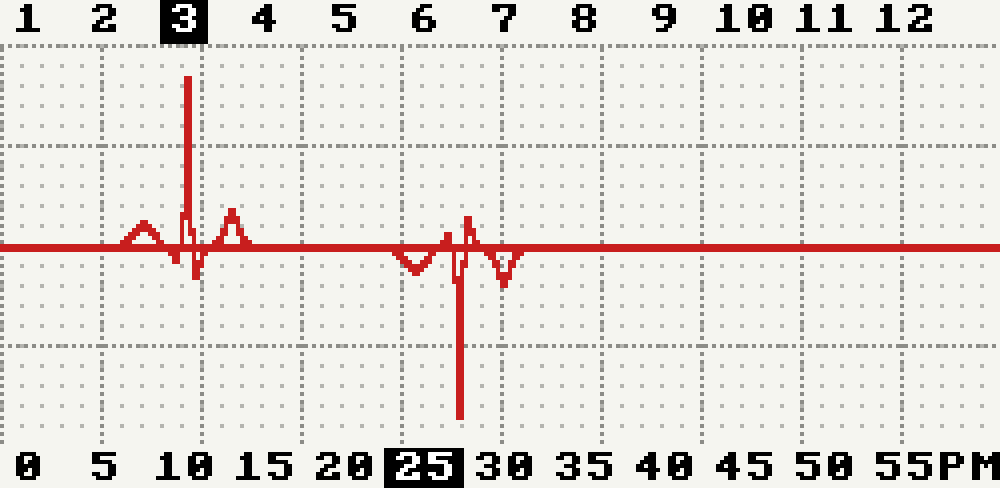

The script that saved this image:
"""Desktop preview renderer. Not deployed to the Pico.

Usage: python preview.py [hour24] [minute]
"""
import sys
from PIL import Image, ImageDraw

W, H = 250, 122

_LBL_HR_Y = 1
_GRID_TOP = 11
_BL = 61
_GRID_BOT = 110
_LBL_MN_Y = 113
_X0, _X1 = 7, 242
_XR = _X1 - _X0
_ECG_HW = 22
_PK = 42

_ECG = [
    (-1.00, 0.00), (-0.75, 0.00), (-0.62, 0.08), (-0.50, 0.15),
    (-0.38, 0.08), (-0.29, 0.00), (-0.21, 0.00), (-0.12, -0.10),
    (-0.04, 0.20), (0.00, 1.00),  (0.04, 0.15),  (0.08, -0.18),
    (0.17, -0.03), (0.25, 0.00),  (0.37, 0.05),  (0.50, 0.22),
    (0.62, 0.05),  (0.75, 0.00),  (1.00, 0.00),
]

_FONT = {
    ' ': [0x00]*8,
    '0': [0x3C,0x66,0x6E,0x7E,0x76,0x66,0x3C,0x00],
    '1': [0x18,0x38,0x18,0x18,0x18,0x18,0x7E,0x00],
    '2': [0x3C,0x66,0x06,0x1C,0x30,0x66,0x7E,0x00],
    '3': [0x3C,0x66,0x06,0x1C,0x06,0x66,0x3C,0x00],
    '4': [0x0C,0x1C,0x3C,0x6C,0x7E,0x0C,0x0C,0x00],
    '5': [0x7E,0x60,0x7C,0x06,0x06,0x66,0x3C,0x00],
    '6': [0x1C,0x30,0x60,0x7C,0x66,0x66,0x3C,0x00],
    '7': [0x7E,0x66,0x06,0x0C,0x18,0x18,0x18,0x00],
    '8': [0x3C,0x66,0x66,0x3C,0x66,0x66,0x3C,0x00],
    '9': [0x3C,0x66,0x66,0x3E,0x06,0x0C,0x38,0x00],
    'A': [0x18,0x3C,0x66,0x66,0x7E,0x66,0x66,0x00],
    'M': [0x63,0x77,0x7F,0x6B,0x63,0x63,0x63,0x00],
    'P': [0x7C,0x66,0x66,0x7C,0x60,0x60,0x60,0x00],
}


def _hx(h):
    return _X0 + (h - 1) * 5 * _XR // 59

def _mx(m):
    return _X0 + m * _XR // 59 if m else _X0

def _amp(t):
    if t <= -1.0 or t >= 1.0:
        return 0.0
    for i in range(len(_ECG) - 1):
        t0, a0 = _ECG[i]
        t1, a1 = _ECG[i + 1]
        if t0 <= t <= t1:
            f = (t - t0) / (t1 - t0) if t1 != t0 else 0.0
            return a0 + f * (a1 - a0)
    return 0.0


def render(hour24, minute):
    h12 = hour24 % 12 or 12
    pm = hour24 >= 12

    scale = 4
    sw, sh = W * scale, H * scale
    img = Image.new("RGB", (sw, sh), (245, 245, 240))
    draw = ImageDraw.Draw(img)

    def px(x, y, c=(0, 0, 0)):
        if 0 <= x < W and 0 <= y < H:
            x0, y0 = x * scale, y * scale
            draw.rectangle([x0, y0, x0 + scale - 1, y0 + scale - 1], fill=c)

    def text(s, x, y, inv=False):
        for ci, ch in enumerate(s):
            cx = x + ci * 8
            bitmap = _FONT.get(ch, [0]*8)
            for row in range(8):
                for col in range(8):
                    if bitmap[row] & (1 << (7 - col)):
                        px(cx + col, y + row,
                           (255, 255, 255) if inv else (0, 0, 0))
                    elif inv:
                        px(cx + col, y + row, (0, 0, 0))

    def fill_rect(x, y, w, h, c):
        for dy in range(h):
            for dx in range(w):
                px(x + dx, y + dy, c)

    # grid
    gc = (180, 180, 175)
    gb = (140, 140, 135)
    for y in range(_GRID_TOP, _GRID_BOT + 1, 5):
        for x in range(0, W, 5):
            px(x, y, gc)
    for x in range(0, W, 25):
        for y in range(_GRID_TOP, _GRID_BOT + 1):
            if y & 1 == 0:
                px(x, y, gb)
    for y in range(_GRID_TOP, _GRID_BOT + 1, 25):
        for x in range(0, W):
            if x & 1 == 0:
                px(x, y, gb)

    # traces
    tc = (200, 30, 30)
    hr_px = _hx(h12)
    mn_px = _mx(minute + 4)
    for peak_x, sign in [(hr_px, -1), (mn_px, 1)]:
        prev = _BL
        for x in range(W):
            d = x - peak_x
            if -_ECG_HW <= d <= _ECG_HW:
                off = round(_amp(d / _ECG_HW) * _PK)
            else:
                off = 0
            y = _BL + sign * off
            y0, y1 = min(prev, y), max(prev, y) + 1
            for fy in range(max(0, y0), min(y1 + 1, H)):
                px(x, fy, tc)
            prev = y

    # hour labels
    for h in range(1, 13):
        s = str(h)
        tw = len(s) * 8
        tx = _hx(h) - tw // 2
        if h == h12:
            fill_rect(max(tx - 2, 0), _LBL_HR_Y - 1, tw + 4, 11, (0, 0, 0))
            text(s, max(tx, 0), _LBL_HR_Y, inv=True)
        else:
            text(s, max(tx, 0), _LBL_HR_Y)

    # minute labels
    near5 = ((minute + 2) // 5) * 5
    if near5 >= 60:
        near5 = 55
    for m in range(0, 60, 5):
        s = str(m)
        tw = len(s) * 8
        tx = _mx(m) - tw // 2
        if m == near5:
            fill_rect(max(tx - 2, 0), _LBL_MN_Y - 1, tw + 4, 11, (0, 0, 0))
            text(s, max(tx, 0), _LBL_MN_Y, inv=True)
        else:
            text(s, max(tx, 0), _LBL_MN_Y)

    text("PM" if pm else "AM", 234, _LBL_MN_Y)

    return img


if __name__ == "__main__":
    h = int(sys.argv[1]) if len(sys.argv) > 1 else 15
    m = int(sys.argv[2]) if len(sys.argv) > 2 else 23
    img = render(h, m)
    img.save("preview.png")
    print(f"Saved preview.png  ({h:02d}:{m:02d}, {'PM' if h>=12 else 'AM'})")
